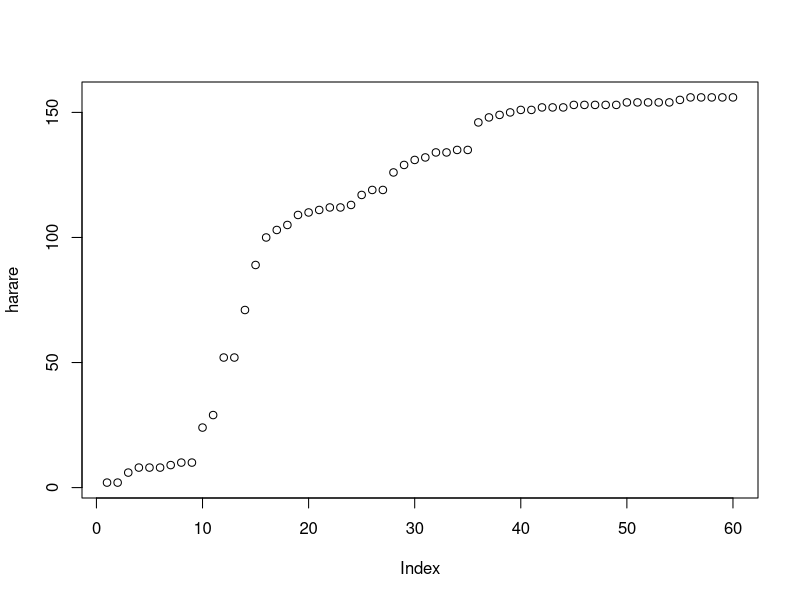
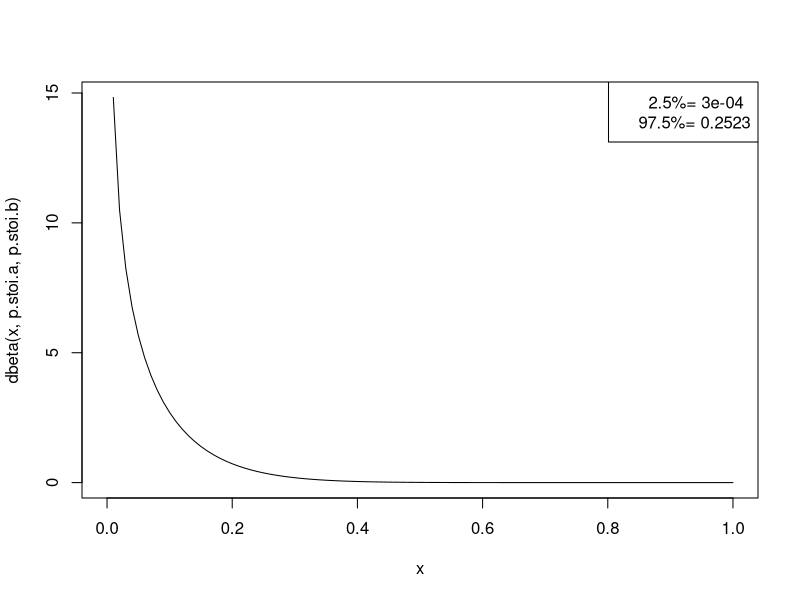
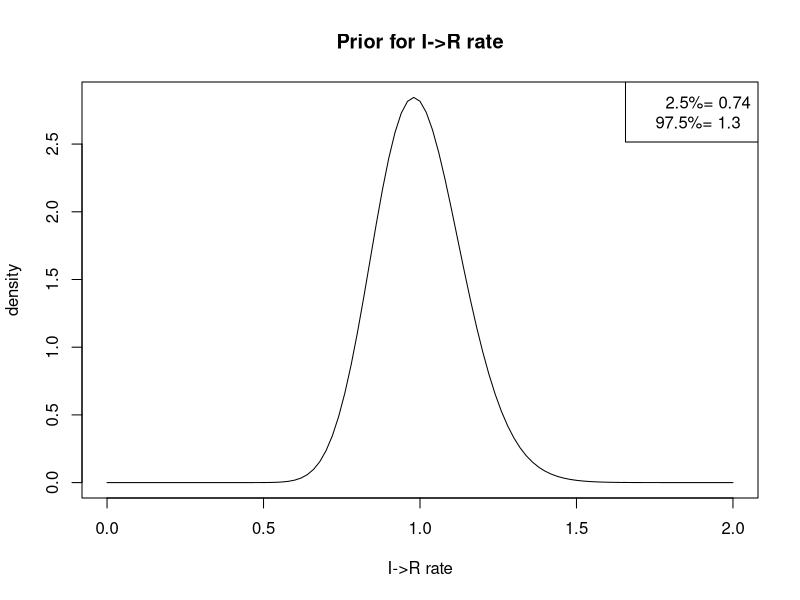
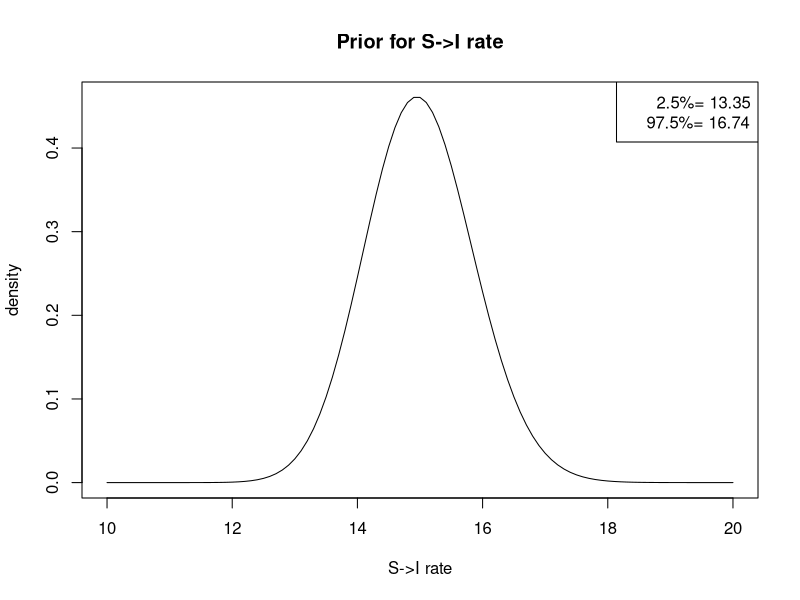
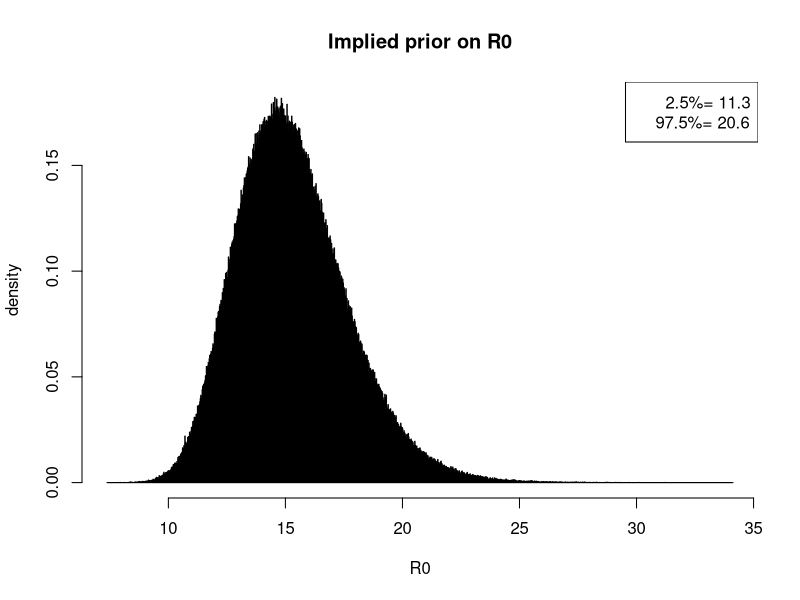

The R source for these figures, in order:
harare = c(2, 2, 6, 8, 8, 8, 9, 10, 10, 24, 29, 52, 52, 71, 89, 100, 103, 105, 109, 110, 111, 112, 112, 113, 117, 119, 119, 126, 129, 131, 132, 134, 134, 135, 135, 146, 148, 149, 150, 151, 151, 152, 152, 152, 153, 153, 153, 153, 153, 154, 154, 154, 154, 154, 155, 156, 156, 156, 156, 156)

plot(harare)


############################### Important dates #####################

# http://www.who.int/hac/crises/zwe/sitreps/24may_2june2010/en/index.html
week.meeting     = 27 # meeting when mass vaccination campaign was decided upon
week.vaccination = 31 # start of mass vaccination campaign




############################### Priors ############################

# http://www.who.int/entity/hac/crises/zwe/sitreps/zimbabwe_epi_w42_17oct2009.pdf
coverage1 = 0.72
coverage2 = 0.92 # vaccination coverage during National Immunization days (June 2009)

# http://en.wikipedia.org/wiki/Harare
harare.pop = 1.6e6
metrop.pop = 2.8e6

# expected susceptibles
exp.sus = harare.pop*(1-coverage2) # metrop.pop*(1-coverage1) 




# expected S->I sampling probability
p.stoi = 517/8173 # confirmed to suspected ratio
# cheating since this uses data until the end of the outbreak

m.p.stoi   = 10
p.stoi.a = m.p.stoi*p.stoi
p.stoi.b = m.p.stoi

curve(dbeta(x,p.stoi.a,p.stoi.b))
legend("topright", legend = c(paste("  2.5%=", round(qbeta(.025,p.stoi.a,p.stoi.b),4)), 
                              paste("97.5%=",  round(qbeta(.975,p.stoi.a,p.stoi.b),4))))

# expected I->R sampling probability
# equal to zero
p.itor.a = 1e-6
p.itor.b = 1e6


# expected infected
observed = 2
exp.inf = observed/p.stoi


# expected S->I rate


# expected I->R rate
# www.cdc.gov/vaccines/pubs/pinkbook/downloads/meas.pdf
# 'Rash onset 2-4 days after prodrome'
# 'Measles virus is shed from the nasopharynx beginning with the prodrome until 3-4 days after rash onset. '

r.itor = 1 # virus shedding lasts for approximately one week 
m.r.itor = 50
r.itor.a = m.r.itor * r.itor
r.itor.b = m.r.itor

curve(dgamma(x,r.itor.a, r.itor.b), 0,2, main="Prior for I->R rate", xlab="I->R rate", ylab="density")
legend("topright", legend = c(paste("  2.5%=", round(qgamma(.025,r.itor.a,r.itor.b),2)), 
                              paste("97.5%=",  round(qgamma(.975,r.itor.a,r.itor.b),2))))



# expected S->I rate
# http://en.wikipedia.org/wiki/Basic_reproduction_number
# set so that basic reproductive number (R0) is 12-18
r.stoi   = 15
m.r.stoi = 20
r.stoi.a = m.r.stoi * r.stoi
r.stoi.b = m.r.stoi

curve(dgamma(x,r.stoi.a, r.stoi.b), 10,20, main="Prior for S->I rate", xlab="S->I rate", ylab="density")
legend("topright", legend = c(paste("  2.5%=", round(qgamma(.025,r.stoi.a,r.stoi.b),2)), 
                              paste("97.5%=",  round(qgamma(.975,r.stoi.a,r.stoi.b),2))))

# Implied R0
n = 1e6
r0 = rgamma(n, r.stoi.a, r.stoi.b)/rgamma(n, r.itor.a, r.itor.b)
hist(r0, 1001, freq=F, main="Implied prior on R0", xlab="R0", ylab="density")
legend("topright", legend=c(paste("  2.5%=", round(quantile(r0,.025),1)), 
                            paste("97.5%=" , round(quantile(r0,.975),1))))


